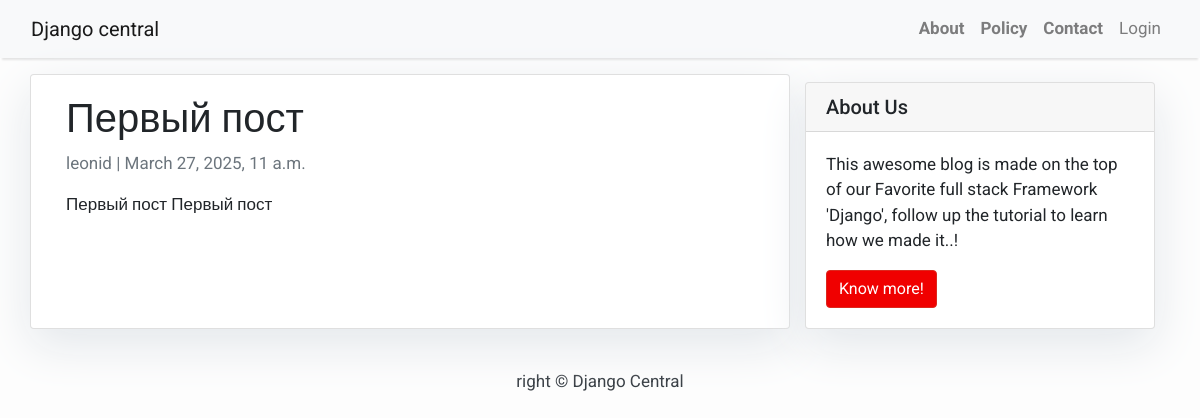
Page /first_post/ on the committed database.
### blog/models.py (models this page shows, shortened)
class Post(models.Model):
    title = models.CharField(max_length=200, unique=True)
    slug = models.SlugField(max_length=200, unique=True)
    author = models.ForeignKey(
        User, on_delete=models.CASCADE,related_name='blog_posts'
    )
    updated_on = models.DateTimeField(auto_now= True)
    content = models.TextField()
    created_on = models.DateTimeField(auto_now_add=True)
    status = models.IntegerField(choices=STATUS, default=0)
    class Meta:
        ordering = ['-created_on']

### blog/views.py (the view)
# urls.py: path('<slug:slug>/', views.PostDetail.as_view(), name='post_detail'),
class PostDetail(generic.DetailView):
    model = Post
    template_name = 'post_detail.html'

### templates/post_detail.html
{% extends 'base.html' %} {% block content %}
<div class="container">
    <div class="row">
        <div class="col-md-8 card mb-4 mt-3 left top">
            <div class="card-body">
                <h1>{% block title %} {{ object.title }} {% endblock title %}</h1>
                <p class=" text-muted">{{ post.author }} | {{ post.created_on }}</p>
                <p class="card-text ">{{ object.content | safe }}</p>
            </div>
        </div>
        {% block sidebar %} {% include 'sidebar.html' %} {% endblock sidebar %}
    </div>
</div>
{% endblock content %}

### templates/base.html (style rules this page uses)
body { font-family: "Roboto", sans-serif; font-size: 17px; background-color: #fdfdfd; }

### templates/sidebar.html (style rules this page uses)
.card { box-shadow: 0 16px 48px #E3E7EB; }

### rows in the picture
Post: title "Первый пост", author "leonid", created_on "March 27, 2025, 11 a.m.", content "Первый пост Первый пост"
